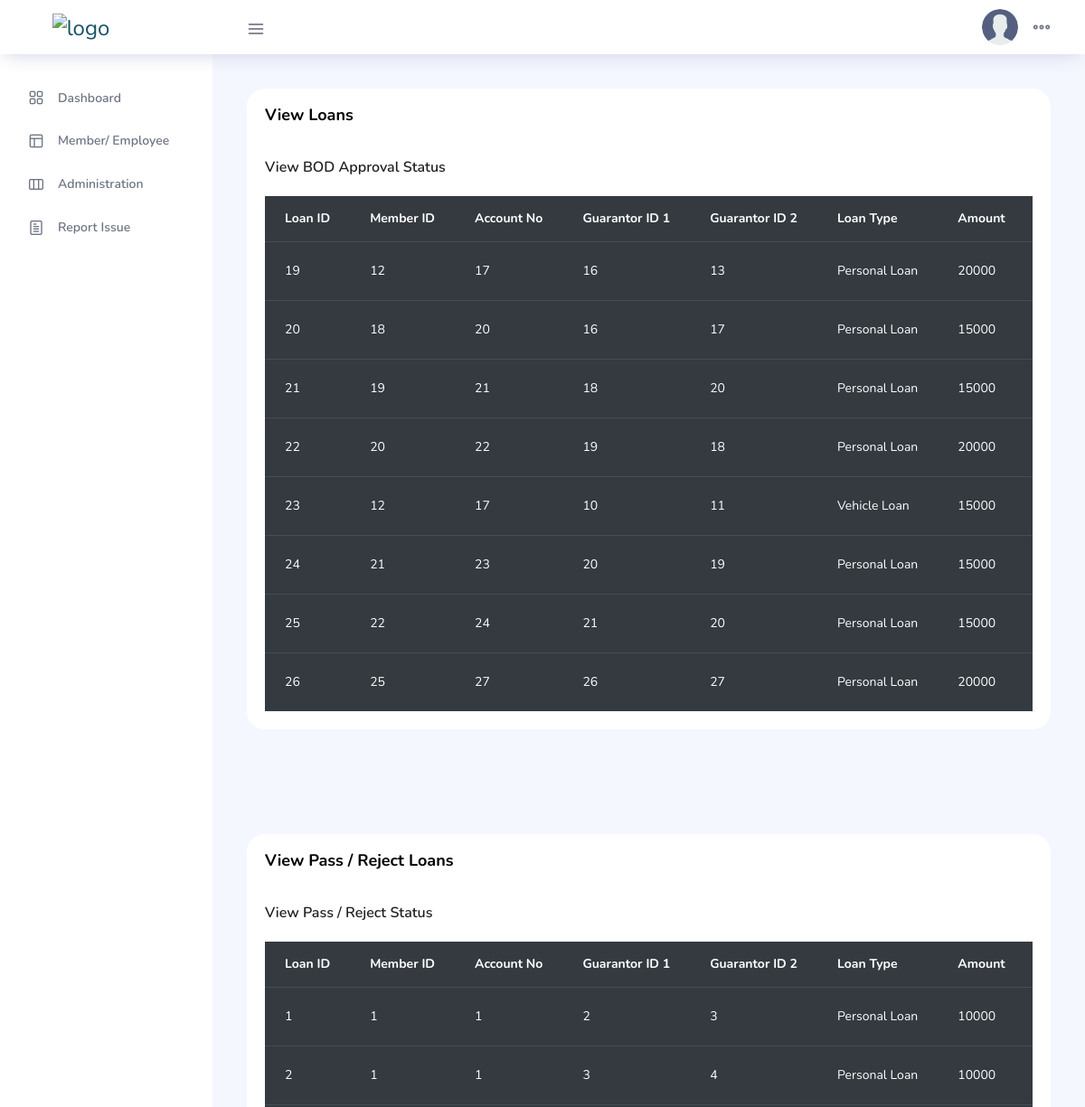
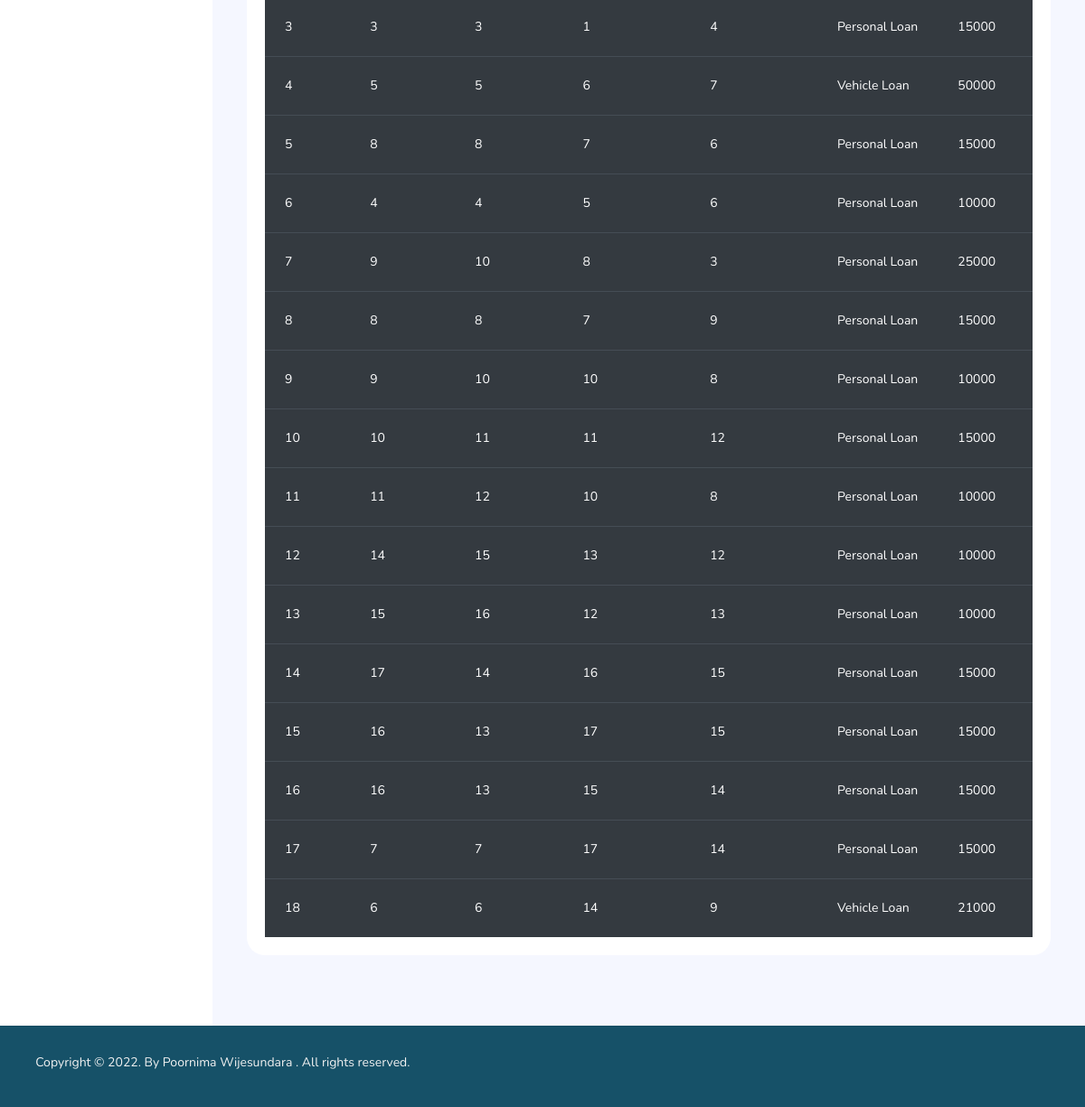
Screenshot of /Fisheries/ViewLoan.php (signed in) with the database file from the repository (2 pictures, top to bottom).
### tables this page shows
CREATE TABLE `member_loan` (
  `LoanID` int(11) NOT NULL,
  `MemberID` int(11) NOT NULL,
  `AccountNo` int(11) NOT NULL,
  `Guarantor1` int(11) NOT NULL,
  `Guarantor2` int(11) NOT NULL,
  `LoanType` varchar(30) NOT NULL,
  `LoanAmount` varchar(30) NOT NULL,
  `Approval` varchar(30) NOT NULL,
  `CreatedBy` varchar(30) NOT NULL,
  `CreatedDate` datetime NOT NULL DEFAULT current_timestamp()
);

### Fisheries/ViewLoan.php (the view, shortened to what this page needs)
<!DOCTYPE html>
<html lang="en">
<head>
    <link rel="stylesheet" href="vendors/feather/feather.css">
    <link rel="stylesheet" href="vendors/ti-icons/css/themify-icons.css">
    <link rel="stylesheet" href="vendors/css/vendor.bundle.base.css">
    <link rel="stylesheet" href="vendors/datatables.net-bs4/dataTables.bootstrap4.css">
    <link rel="stylesheet" href="vendors/ti-icons/css/themify-icons.css">
    <link rel="stylesheet" type="text/css" href="js/select.dataTables.min.css">
    <link rel="stylesheet" href="css/vertical-layout-light/style.css">
</head>
<?php
include_once("db_connect.php");
?>
<body>
    <div class="container-scroller">
        <?php
        include_once("Componants/TopNavBar.php");
        ?>
        <div class="container-fluid page-body-wrapper">
            <?php
            include_once("Componants/NavBar.php");
            ?>
            <div class="main-panel">
                <div class="content-wrapper">
                    <div class="row">
                        <div class="col-lg-12 grid-margin stretch-card">
                            <div class="card">
                                <div class="card-body">
                                    <h4 class="card-title">View Loans</h4><Br>
                                    <h5>View BOD Approval Status</h5>
                                    <div class="table-responsive pt-3">
                                        <table class="table table-dark">
                                            <thead>
                                                <tr>
                                                    <th>
                                                        Loan ID
                                                    </th>
                                                    <th>
                                                        Member ID
                                                    </th>
                                                    <th>
                                                        Account No
                                                    </th>
                                                    <th>
                                                        Guarantor ID 1
                                                    </th>
                                                    <th>
                                                        Guarantor ID 2
                                                    </th>
                                                    <th>
                                                        Loan Type
                                                    </th>
                                                    <th>
                                                        Amount
                                                    </th>
                                                    <th>
                                                    </th>
                                                </tr>
                                            </thead>
                                            <tbody>
                                                <?php
                                                $sql = "SELECT * FROM member_loan WHERE Approval = 'Pending' OR Approval = 'Sent BOD' OR Approval = 'BOD Approved'   ";
                                                $resultset = mysqli_query($conn, $sql) or die("database error:" . mysqli_error($conn));
                                                while ($record = mysqli_fetch_assoc($resultset)) {
                                                ?>
                                                    <tr>
                                                        <td>
                                                            <?php echo $record['LoanID']; ?>
                                                        </td>
                                                        <td>
                                                            <?php echo $record['MemberID']; ?>
                                                        </td>
                                                        <td>
                                                            <?php echo $record['AccountNo']; ?>
                                                        </td>
                                                        <td>
                                                            <?php echo $record['Guarantor1']; ?>
                                                        </td>
                                                        <td>
                                                            <?php echo $record['Guarantor2']; ?>
                                                        </td>
                                                        <td>
                                                            <?php echo $record['LoanType']; ?>
                                                        </td>
                                                        <td>
                                                            <?php echo $record['LoanAmount']; ?>
                                                        </td>
                                                        <td>
                                                        </td>
                                                    </tr>
                                                <?php
                                                } ?>
                                            </tbody>
                                        </table>
                                    </div>
                                </div>
                            </div>
                        </div>
                    </div>
                </div>
                <div class="content-wrapper">
                    <div class="row">
                        <div class="col-lg-12 grid-margin stretch-card">
                            <div class="card">
                                <div class="card-body">
                                    <h4 class="card-title">View Pass / Reject Loans</h4><Br>
                                    <h5>View Pass / Reject Status</h5>
                                    <div class="table-responsive pt-3">
                                        <table class="table table-dark">
                                            <thead>
                                                <tr>
                                                    <th>
                                                        Loan ID
                                                    </th>
                                                    <th>
                                                        Member ID
                                                    </th>
                                                    <th>
                                                        Account No
                                                    </th>
                                                    <th>
                                                        Guarantor ID 1
                                                    </th>
                                                    <th>
                                                        Guarantor ID 2
                                                    </th>
                                                    <th>
                                                        Loan Type
                                                    </th>
                                                    <th>
                                                        Amount
                                                    </th>
                                                    <th>
                                                    </th>
                                                </tr>
                                            </thead>
                                            <tbody>
                                                <?php
                                                $sql = "SELECT * FROM member_loan WHERE Approval='Passed' OR Approval='BOD Reject'";
                                                $resultset = mysqli_query($conn, $sql) or die("database error:" . mysqli_error($conn));
                                                while ($record = mysqli_fetch_assoc($resultset)) {
                                                ?>
                                                    <tr>
                                                        <td>
                                                            <?php echo $record['LoanID']; ?>
                                                        </td>
                                                        <td>
                                                            <?php echo $record['MemberID']; ?>
                                                        </td>
                                                        <td>
                                                            <?php echo $record['AccountNo']; ?>
                                                        </td>
                                                        <td>
                                                            <?php echo $record['Guarantor1']; ?>
                                                        </td>
                                                        <td>
                                                            <?php echo $record['Guarantor2']; ?>
                                                        </td>
                                                        <td>
                                                            <?php echo $record['LoanType']; ?>
                                                        </td>
                                                        <td>
                                                            <?php echo $record['LoanAmount']; ?>
                                                        </td>
                                                        <td>
                                                        </td>
                                                    </tr>
                                                <?php
                                                } ?>
                                            </tbody>
                                        </table>
                                    </div>
                                </div>
                            </div>
                        </div>
                    </div>
                </div>
            </div>
        </div>
    </div>
    <footer class="footer" style="background-color: #165168 ;color:azure">
        <div class="d-sm-flex justify-content-center justify-content-sm-between">
            <span class="text-muted text-center text-sm-left d-block d-sm-inline-block">
                <p style="color:#f2f2f2;">Copyright © 2022. By <a href="" target="_blank" style="color:#f2f2f2;">Poornima Wijesundara</a> . All rights reserved.</p>
            </span>
        </div>
    </footer>
</body>
</html>

### rows the page displays
member_loan: LoanID "19", MemberID "12", AccountNo "17", Guarantor1 "16", Guarantor2 "13", LoanType "Personal Loan", LoanAmount "20000"
member_loan: LoanID "20", MemberID "18", AccountNo "20", Guarantor1 "16", Guarantor2 "17", LoanType "Personal Loan", LoanAmount "15000"
member_loan: LoanID "21", MemberID "19", AccountNo "21", Guarantor1 "18", Guarantor2 "20", LoanType "Personal Loan", LoanAmount "15000"
member_loan: LoanID "22", MemberID "20", AccountNo "22", Guarantor1 "19", Guarantor2 "18", LoanType "Personal Loan", LoanAmount "20000"
member_loan: LoanID "23", MemberID "12", AccountNo "17", Guarantor1 "10", Guarantor2 "11", LoanType "Vehicle Loan", LoanAmount "15000"
member_loan: LoanID "24", MemberID "21", AccountNo "23", Guarantor1 "20", Guarantor2 "19", LoanType "Personal Loan", LoanAmount "15000"
member_loan: LoanID "25", MemberID "22", AccountNo "24", Guarantor1 "21", Guarantor2 "20", LoanType "Personal Loan", LoanAmount "15000"
member_loan: LoanID "26", MemberID "25", AccountNo "27", Guarantor1 "26", Guarantor2 "27", LoanType "Personal Loan", LoanAmount "20000"
member_loan: LoanID "1", MemberID "1", AccountNo "1", Guarantor1 "2", Guarantor2 "3", LoanType "Personal Loan", LoanAmount "10000"
member_loan: LoanID "2", MemberID "1", AccountNo "1", Guarantor1 "3", Guarantor2 "4", LoanType "Personal Loan", LoanAmount "10000"
member_loan: LoanID "3", MemberID "3", AccountNo "3", Guarantor1 "1", Guarantor2 "4", LoanType "Personal Loan", LoanAmount "15000"
member_loan: LoanID "4", MemberID "5", AccountNo "5", Guarantor1 "6", Guarantor2 "7", LoanType "Vehicle Loan", LoanAmount "50000"
member_loan: LoanID "5", MemberID "8", AccountNo "8", Guarantor1 "7", Guarantor2 "6", LoanType "Personal Loan", LoanAmount "15000"
member_loan: LoanID "6", MemberID "4", AccountNo "4", Guarantor1 "5", Guarantor2 "6", LoanType "Personal Loan", LoanAmount "10000"
member_loan: LoanID "7", MemberID "9", AccountNo "10", Guarantor1 "8", Guarantor2 "3", LoanType "Personal Loan", LoanAmount "25000"
member_loan: LoanID "8", MemberID "8", AccountNo "8", Guarantor1 "7", Guarantor2 "9", LoanType "Personal Loan", LoanAmount "15000"
member_loan: LoanID "9", MemberID "9", AccountNo "10", Guarantor1 "10", Guarantor2 "8", LoanType "Personal Loan", LoanAmount "10000"
member_loan: LoanID "10", MemberID "10", AccountNo "11", Guarantor1 "11", Guarantor2 "12", LoanType "Personal Loan", LoanAmount "15000"
member_loan: LoanID "11", MemberID "11", AccountNo "12", Guarantor1 "10", Guarantor2 "8", LoanType "Personal Loan", LoanAmount "10000"
member_loan: LoanID "12", MemberID "14", AccountNo "15", Guarantor1 "13", Guarantor2 "12", LoanType "Personal Loan", LoanAmount "10000"
member_loan: LoanID "13", MemberID "15", AccountNo "16", Guarantor1 "12", Guarantor2 "13", LoanType "Personal Loan", LoanAmount "10000"
member_loan: LoanID "14", MemberID "17", AccountNo "14", Guarantor1 "16", Guarantor2 "15", LoanType "Personal Loan", LoanAmount "15000"
member_loan: LoanID "15", MemberID "16", AccountNo "13", Guarantor1 "17", Guarantor2 "15", LoanType "Personal Loan", LoanAmount "15000"
member_loan: LoanID "16", MemberID "16", AccountNo "13", Guarantor1 "15", Guarantor2 "14", LoanType "Personal Loan", LoanAmount "15000"
member_loan: LoanID "17", MemberID "7", AccountNo "7", Guarantor1 "17", Guarantor2 "14", LoanType "Personal Loan", LoanAmount "15000"
member_loan: LoanID "18", MemberID "6", AccountNo "6", Guarantor1 "14", Guarantor2 "9", LoanType "Vehicle Loan", LoanAmount "21000"
